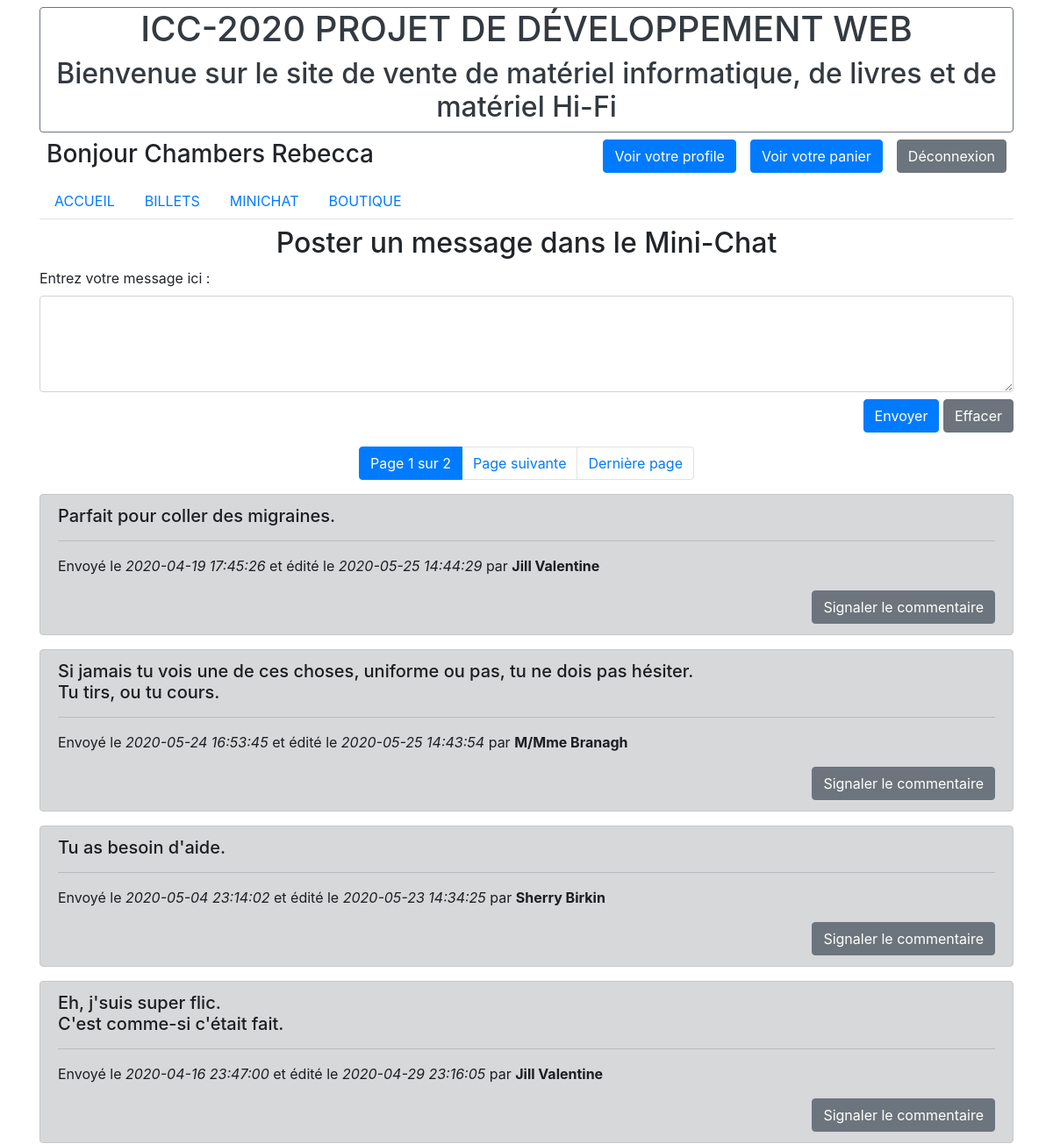
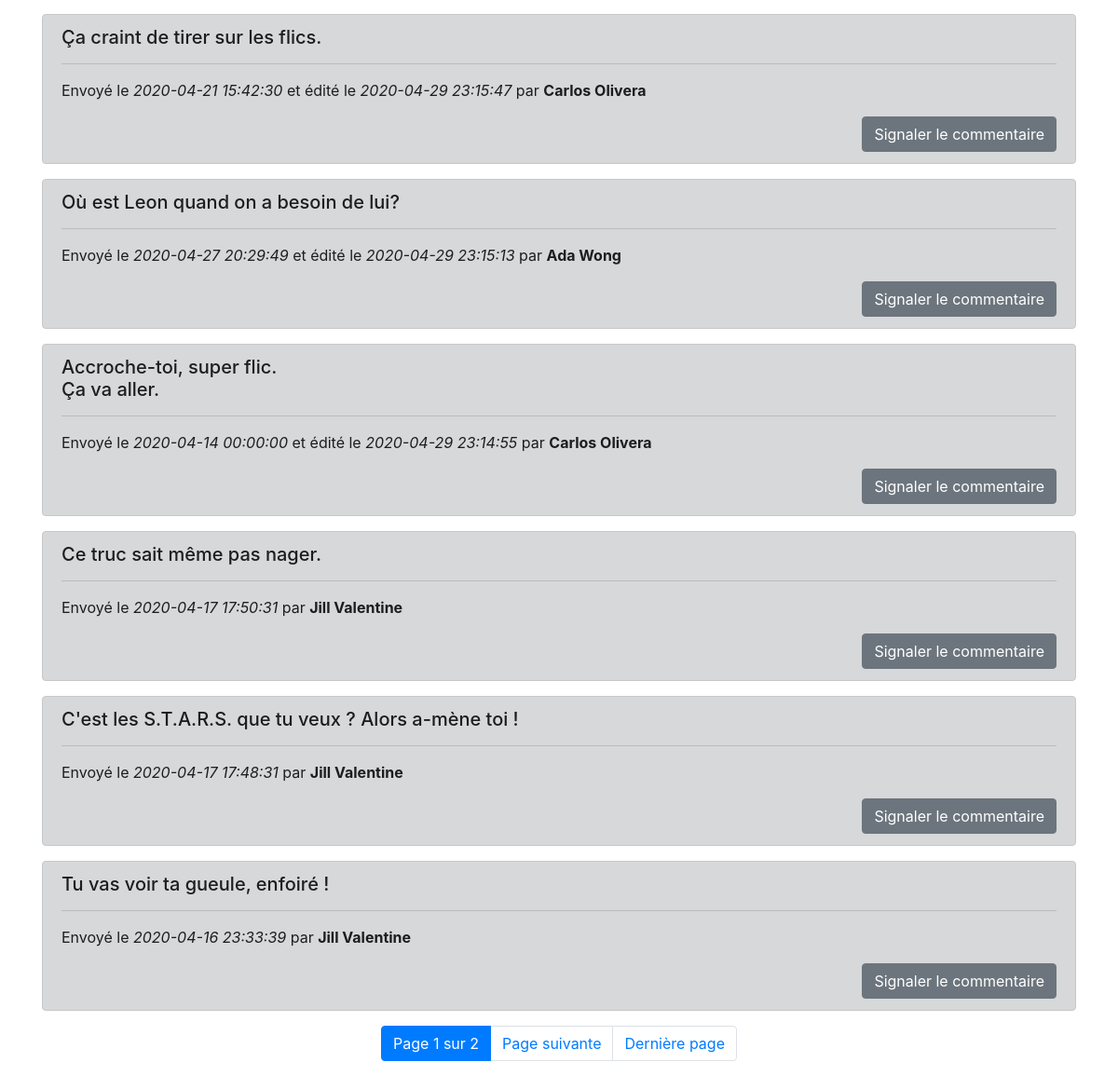
The page /index.php?action=minichat (signed in) on the database its author committed (2 pictures, top to bottom).
### tables this page shows
CREATE TABLE `minichat` (
  `messageID` int(11) NOT NULL,
  `userID` int(11) NOT NULL,
  `message` text NOT NULL,
  `date_creation` datetime NOT NULL,
  `date_edition` datetime NOT NULL,
  `is_visible` tinyint(4) NOT NULL DEFAULT 1,
  `flags` int(11) NOT NULL DEFAULT 0
);

CREATE TABLE `users` (
  `id` int(11) NOT NULL,
  `username` varchar(255) NOT NULL,
  `passwd` varchar(255) NOT NULL,
  `email` varchar(255) DEFAULT NULL,
  `active` tinyint(1) NOT NULL DEFAULT 1,
  `role_lvl` int(11) NOT NULL DEFAULT 0,
  `register_date` datetime NOT NULL,
  `last_name` varchar(255) DEFAULT NULL,
  `first_name` varchar(255) DEFAULT NULL,
  `address` varchar(255) DEFAULT NULL,
  `zipcode` varchar(10) DEFAULT NULL,
  `date_birth` date DEFAULT NULL
);

### public/controller/frontend.php (called while the page is built, shortened)
<?php
require_once('models/CommentManager.php');
require_once('models/MiniChatManager.php');
function signin(){
    require('views/authentication/signin.php');
}
function minichat($page=1, $nb_message_per_page){
    $minichatManager = new MiniChatManager();
    $messages = $minichatManager->getMessages_byPage($page, $nb_message_per_page);
    require('views/minichat/minichat_ListView.php');
}
function displayed_name($username, $first_name=null, $last_name=null){
    if ($first_name != null && $last_name != null) {
        $displayed_name = $first_name . " " . $last_name;
    } else if ($last_name != null) {
        $displayed_name = "M/Mme " . $last_name;
    } else if ($first_name != null) {
        $displayed_name = $first_name;
    } else {
        $displayed_name = $username;
    }
    return $displayed_name;
}

### public/models/Manager.php (called while the page is built, shortened)
<?php
class Manager {
    protected function dbConnect(){
        $db = new \PDO('mysql:host=mysql;dbname=projet_web_db;charset=utf8',
                       'root', 'admin',
                       array(\PDO::ATTR_ERRMODE => \PDO::ERRMODE_EXCEPTION));
        return $db;
    }
    protected function getEntries_byPage($db_table, $query, $page, $nb_entries_per_page){
        $actual_page = $this->getActualPage($db_table, $page, $nb_entries_per_page);
        $offset = $nb_entries_per_page * ($actual_page - 1);
        $row_count = $nb_entries_per_page;
        return $this->getEntries_byRange($query, $offset, $row_count);
    }
    protected function getActualPage($db_table, $page, $nb_entries_per_page){
        $total_pages = $this->getTotalPages($db_table, $nb_entries_per_page);
        if ($page < 1) {
            $page = 1;
        } else if ($page > $total_pages) {
            $page = $total_pages;
        }
        return $page;
    }
    protected function getTotalPages($db_table, $nb_entries_per_page){
        $nb_entries = $this->getNumberEntries($db_table);
        return intdiv($nb_entries, $nb_entries_per_page) + 1;
    }
    private function getNumberEntries($db_table){
        $db = $this->dbConnect();
        $request = $db->query('SELECT COUNT(*) AS count_entries FROM ' . $db_table);
        $nb_entries = $request->fetch();
        return $nb_entries['count_entries'];
    }
    protected function getEntries_byRange($query, $offset, $row_count){
        $db = $this->dbConnect();
        $request = $db->query($query . ' LIMIT ' . $offset . ',' . $row_count);
        return $request;
    }
}

### public/models/MiniChatManager.php (called while the page is built, shortened)
<?php
require_once('models/Manager.php');
class MiniChatManager extends Manager {
    private $db_table = 'minichat';
    public function getMessages_byPage($page, $nb_message_per_page){
        $query = 'SELECT minichat.*, users.id, users.username, users.last_name, users.first_name FROM minichat INNER JOIN users ON minichat.userID = users.id ORDER BY date_edition DESC';
        return $this->getEntries_byPage($this->db_table, $query, $page, $nb_message_per_page);
    }
}

### public/controller/meta.php (called while the page is built, shortened)
<?php
require_once('models/CommentManager.php');
require_once('models/MiniChatManager.php');
function checkPermissions($required_permissions, $redirection) {
    $premissions_granted = $_SESSION['user_role_lvl'] >= PERMISSION[$required_permissions];
    if (!$premissions_granted && $redirection) header('Location: index.php?action=forbidden');
    else return $premissions_granted;
}

### public/views/minichat/minichat_ListView.php (the view, shortened to what this page needs)
<section>
    <?php require('views/minichat/minichat_CreateView.php'); ?>
</section>
<section>
    <?php
    require('views/static/pagination.php');
    while ($message = $messages->fetch()){
        if (checkPermissions('modo', false) || $message['is_visible']) {
            $displayed_name = displayed_name($message['username'], $message['first_name'], $message['last_name']);
            $bg_color = $message['is_visible'] ? "dark" : "danger";
    ?>
            <div class="alert alert-<?= $bg_color; ?>">
                <h5 class="mb-0"><?= nl2br(htmlspecialchars($message['message'])) ?></h5>
                <hr>
                <p class="mb-0">Envoyé le <em><?= ($message['date_creation']); ?></em> <?php if ($message['date_edition'] != $message['date_creation']) echo("et édité le <em>" . $message['date_edition']) . "</em>"; ?> par <strong><?= htmlspecialchars($displayed_name); ?></strong><p>
                <div class="text-right">
                    <a class="btn btn-secondary" href="#">Signaler le commentaire</a>
                </div>
            </div>
    <?php
        }
    }
    require('views/static/pagination.php');
    ?>
</section>
<?php
require('views/static/base.php');
?>

### rows shown on the page
minichat: message "Parfait pour coller des migraines.", date_creation "2020-04-19 17:45:26", date_edition "2020-05-25 14:44:29", userID.last_name "Jill Valentine"
minichat: message "Si jamais tu vois une de ces choses, uniforme ou pas, tu ne dois pas hésiter. Tu tirs, ou tu cours.", date_creation "2020-05-24 16:53:45", date_edition "2020-05-25 14:43:54", userID.last_name "M/Mme Branagh"
minichat: message "Tu as besoin d'aide.", date_creation "2020-05-04 23:14:02", date_edition "2020-05-23 14:34:25", userID.last_name "Sherry Birkin"
minichat: message "Eh, j'suis super flic. C'est comme-si c'était fait.", date_creation "2020-04-16 23:47:00", date_edition "2020-04-29 23:16:05", userID.last_name "Jill Valentine"
minichat: message "Ça craint de tirer sur les flics.", date_creation "2020-04-21 15:42:30", date_edition "2020-04-29 23:15:47", userID.last_name "Carlos Olivera"
minichat: message "Où est Leon quand on a besoin de lui?", date_creation "2020-04-27 20:29:49", date_edition "2020-04-29 23:15:13", userID.last_name "Ada Wong"
minichat: message "Accroche-toi, super flic. Ça va aller.", date_creation "2020-04-14 00:00:00", date_edition "2020-04-29 23:14:55", userID.last_name "Carlos Olivera"
minichat: message "Ce truc sait même pas nager.", date_creation "2020-04-17 17:50:31", userID.last_name "Jill Valentine"
minichat: message "C'est les S.T.A.R.S. que tu veux ? Alors a-mène toi !", date_creation "2020-04-17 17:48:31", userID.last_name "Jill Valentine"
minichat: message "Tu vas voir ta gueule, enfoiré !", date_creation "2020-04-16 23:33:39", userID.last_name "Jill Valentine"

### other values the page prints
$actual_page "1 1"
$total_pages "2 2"
